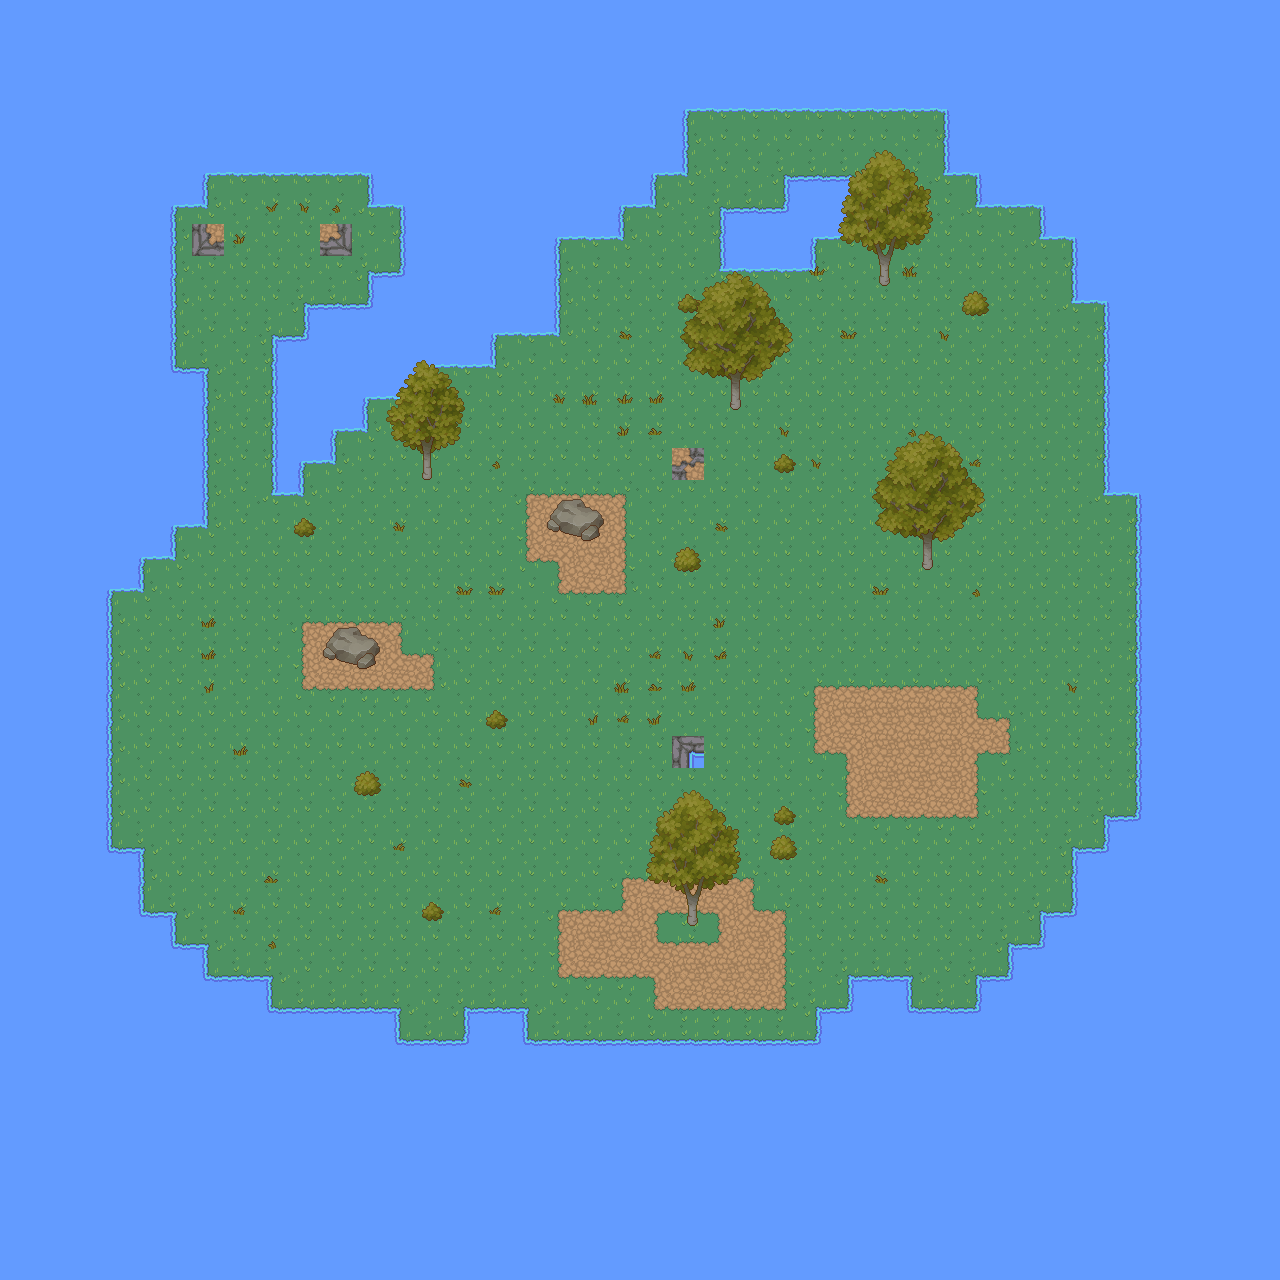

A 2D game scene composited from a Tiled map and its tileset images. What follows is a short description and the map's XML, with each tile layer's data collapsed to a summary:
An orthogonal 40x40 tile map with 32x32 px tiles, 5 tile layers (Ground, Grass, Objects, Bushes, ...), 1 hidden layer not drawn, 3 tilesets.

<map version="1.9" tiledversion="1.9.2" orientation="orthogonal" renderorder="right-down" width="40" height="40" tilewidth="32" tileheight="32" infinite="0" nextlayerid="10" nextobjectid="11">
 <editorsettings>
  <export target="island1.csv" format="csv" />
 </editorsettings>
 <tileset firstgid="1" source="../tsx/RPG Nature Tileset.tsx" />
 <tileset firstgid="181" source="../tsx/TX Plant.tsx" />
 <tileset firstgid="437" source="../tsx/Objects.tsx" />
 <layer id="1" name="Ground" width="40" height="40">
  <data>[1600 cells, 1600 non-empty, 30 distinct tile ids]</data>
 </layer>
 <layer id="2" name="Grass" width="40" height="40">
  <data>[1600 cells, 53 non-empty, 15 distinct tile ids]</data>
 </layer>
 <layer id="5" name="FloorBlocks" width="40" height="40" visible="0">
  <data>[1600 cells, 161 non-empty, 1 distinct tile ids]</data>
 </layer>
 <layer id="6" name="Objects" width="40" height="40">
  <data>[1600 cells, 7 non-empty, 4 distinct tile ids]</data>
 </layer>
 <layer id="3" name="Bushes" width="40" height="40">
  <data>[1600 cells, 10 non-empty, 2 distinct tile ids]</data>
 </layer>
 <layer id="9" name="Entities" width="40" height="40">
  <data>[1600 cells, 4 non-empty, 4 distinct tile ids]</data>
 </layer>
</map>
